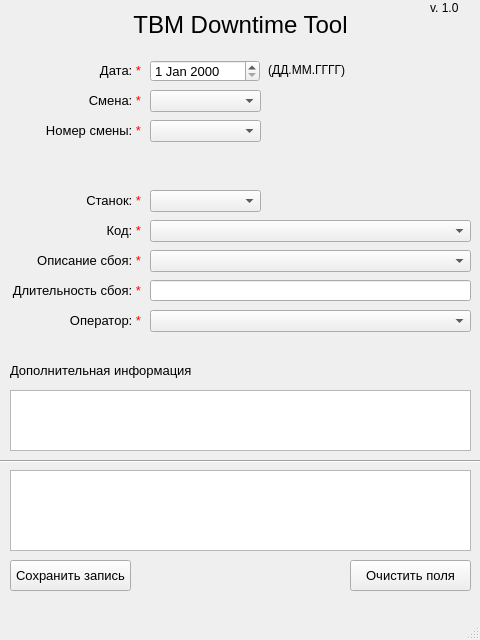
<?xml version="1.0" encoding="UTF-8"?>
<ui version="4.0">
 <class>MainWindow</class>
 <widget class="QMainWindow" name="MainWindow">
  <property name="windowModality">
   <enum>Qt::WindowModal</enum>
  </property>
  <property name="geometry">
   <rect>
    <x>0</x>
    <y>0</y>
    <width>480</width>
    <height>640</height>
   </rect>
  </property>
  <property name="minimumSize">
   <size>
    <width>480</width>
    <height>640</height>
   </size>
  </property>
  <property name="maximumSize">
   <size>
    <width>480</width>
    <height>640</height>
   </size>
  </property>
  <property name="windowTitle">
   <string>TBM Downtime Form</string>
  </property>
  <widget class="QWidget" name="centralwidget">
   <widget class="QLabel" name="label_shift_number">
    <property name="geometry">
     <rect>
      <x>40</x>
      <y>120</y>
      <width>101</width>
      <height>21</height>
     </rect>
    </property>
    <property name="text">
     <string>&lt;html&gt;&lt;head/&gt;&lt;body&gt;&lt;p align=&quot;right&quot;&gt;&lt;span style=&quot; font-size:10pt;&quot;&gt;Номер смены: &lt;/span&gt;&lt;span style=&quot; font-size:10pt; color:#ff0000;&quot;&gt;*&lt;/span&gt;&lt;/p&gt;&lt;/body&gt;&lt;/html&gt;</string>
    </property>
   </widget>
   <widget class="QComboBox" name="comboBox_TBM_number">
    <property name="geometry">
     <rect>
      <x>150</x>
      <y>190</y>
      <width>111</width>
      <height>22</height>
     </rect>
    </property>
   </widget>
   <widget class="QLabel" name="label_fault_description">
    <property name="geometry">
     <rect>
      <x>20</x>
      <y>250</y>
      <width>121</width>
      <height>21</height>
     </rect>
    </property>
    <property name="text">
     <string>&lt;html&gt;&lt;head/&gt;&lt;body&gt;&lt;p align=&quot;right&quot;&gt;&lt;span style=&quot; font-size:10pt;&quot;&gt;Описание сбоя: &lt;/span&gt;&lt;span style=&quot; font-size:10pt; color:#ff0000;&quot;&gt;*&lt;/span&gt;&lt;/p&gt;&lt;/body&gt;&lt;/html&gt;</string>
    </property>
   </widget>
   <widget class="QLabel" name="label_date">
    <property name="geometry">
     <rect>
      <x>40</x>
      <y>60</y>
      <width>101</width>
      <height>21</height>
     </rect>
    </property>
    <property name="text">
     <string>&lt;html&gt;&lt;head/&gt;&lt;body&gt;&lt;p align=&quot;right&quot;&gt;&lt;span style=&quot; font-size:10pt;&quot;&gt;Дата: &lt;/span&gt;&lt;span style=&quot; font-size:10pt; color:#ff0000;&quot;&gt;*&lt;/span&gt;&lt;/p&gt;&lt;/body&gt;&lt;/html&gt;</string>
    </property>
   </widget>
   <widget class="QDateEdit" name="dateEdit_Date">
    <property name="geometry">
     <rect>
      <x>150</x>
      <y>60</y>
      <width>110</width>
      <height>22</height>
     </rect>
    </property>
    <property name="font">
     <font>
      <pointsize>10</pointsize>
     </font>
    </property>
   </widget>
   <widget class="QComboBox" name="comboBox_Shift">
    <property name="geometry">
     <rect>
      <x>150</x>
      <y>90</y>
      <width>111</width>
      <height>22</height>
     </rect>
    </property>
   </widget>
   <widget class="QLabel" name="label_delay">
    <property name="geometry">
     <rect>
      <x>10</x>
      <y>280</y>
      <width>131</width>
      <height>21</height>
     </rect>
    </property>
    <property name="text">
     <string>&lt;html&gt;&lt;head/&gt;&lt;body&gt;&lt;p align=&quot;right&quot;&gt;&lt;span style=&quot; font-size:10pt;&quot;&gt;Длительность сбоя: &lt;/span&gt;&lt;span style=&quot; font-size:10pt; color:#ff0000;&quot;&gt;*&lt;/span&gt;&lt;/p&gt;&lt;/body&gt;&lt;/html&gt;</string>
    </property>
   </widget>
   <widget class="QComboBox" name="comboBox_Fault_Description">
    <property name="geometry">
     <rect>
      <x>150</x>
      <y>250</y>
      <width>321</width>
      <height>22</height>
     </rect>
    </property>
   </widget>
   <widget class="QComboBox" name="comboBox_Shift_Number">
    <property name="geometry">
     <rect>
      <x>150</x>
      <y>120</y>
      <width>111</width>
      <height>22</height>
     </rect>
    </property>
   </widget>
   <widget class="QLabel" name="label_TBM_number">
    <property name="geometry">
     <rect>
      <x>40</x>
      <y>190</y>
      <width>101</width>
      <height>21</height>
     </rect>
    </property>
    <property name="text">
     <string>&lt;html&gt;&lt;head/&gt;&lt;body&gt;&lt;p align=&quot;right&quot;&gt;&lt;span style=&quot; font-size:10pt;&quot;&gt;Станок: &lt;/span&gt;&lt;span style=&quot; font-size:10pt; color:#ff0000;&quot;&gt;*&lt;/span&gt;&lt;/p&gt;&lt;/body&gt;&lt;/html&gt;</string>
    </property>
   </widget>
   <widget class="QComboBox" name="comboBox_Fault_Code">
    <property name="geometry">
     <rect>
      <x>150</x>
      <y>220</y>
      <width>321</width>
      <height>22</height>
     </rect>
    </property>
   </widget>
   <widget class="QComboBox" name="comboBox_Operator">
    <property name="geometry">
     <rect>
      <x>150</x>
      <y>310</y>
      <width>321</width>
      <height>22</height>
     </rect>
    </property>
   </widget>
   <widget class="QPlainTextEdit" name="plainTextEdit_Additional_Info">
    <property name="geometry">
     <rect>
      <x>10</x>
      <y>390</y>
      <width>461</width>
      <height>61</height>
     </rect>
    </property>
   </widget>
   <widget class="QPushButton" name="pushButton_Save">
    <property name="geometry">
     <rect>
      <x>10</x>
      <y>560</y>
      <width>121</width>
      <height>31</height>
     </rect>
    </property>
    <property name="font">
     <font>
      <pointsize>10</pointsize>
     </font>
    </property>
    <property name="text">
     <string>Сохранить запись</string>
    </property>
   </widget>
   <widget class="QLabel" name="label_fault_code">
    <property name="geometry">
     <rect>
      <x>40</x>
      <y>220</y>
      <width>101</width>
      <height>21</height>
     </rect>
    </property>
    <property name="text">
     <string>&lt;html&gt;&lt;head/&gt;&lt;body&gt;&lt;p align=&quot;right&quot;&gt;&lt;span style=&quot; font-size:10pt;&quot;&gt;Код: &lt;/span&gt;&lt;span style=&quot; font-size:10pt; color:#ff0000;&quot;&gt;*&lt;/span&gt;&lt;/p&gt;&lt;/body&gt;&lt;/html&gt;</string>
    </property>
   </widget>
   <widget class="QLabel" name="label_operator">
    <property name="geometry">
     <rect>
      <x>40</x>
      <y>310</y>
      <width>101</width>
      <height>21</height>
     </rect>
    </property>
    <property name="text">
     <string>&lt;html&gt;&lt;head/&gt;&lt;body&gt;&lt;p align=&quot;right&quot;&gt;&lt;span style=&quot; font-size:10pt;&quot;&gt;Оператор: &lt;/span&gt;&lt;span style=&quot; font-size:10pt; color:#ff0000;&quot;&gt;*&lt;/span&gt;&lt;/p&gt;&lt;/body&gt;&lt;/html&gt;</string>
    </property>
   </widget>
   <widget class="QPushButton" name="pushButton_Clean">
    <property name="geometry">
     <rect>
      <x>350</x>
      <y>560</y>
      <width>121</width>
      <height>31</height>
     </rect>
    </property>
    <property name="font">
     <font>
      <pointsize>10</pointsize>
     </font>
    </property>
    <property name="text">
     <string>Очистить поля</string>
    </property>
   </widget>
   <widget class="QLabel" name="label_additional_info">
    <property name="geometry">
     <rect>
      <x>10</x>
      <y>360</y>
      <width>181</width>
      <height>21</height>
     </rect>
    </property>
    <property name="text">
     <string>&lt;html&gt;&lt;head/&gt;&lt;body&gt;&lt;p align=&quot;right&quot;&gt;&lt;span style=&quot; font-size:10pt;&quot;&gt;Дополнительная информация:&lt;/span&gt;&lt;/p&gt;&lt;/body&gt;&lt;/html&gt;</string>
    </property>
   </widget>
   <widget class="QLabel" name="label_shift">
    <property name="geometry">
     <rect>
      <x>40</x>
      <y>90</y>
      <width>101</width>
      <height>21</height>
     </rect>
    </property>
    <property name="text">
     <string>&lt;html&gt;&lt;head/&gt;&lt;body&gt;&lt;p align=&quot;right&quot;&gt;&lt;span style=&quot; font-size:10pt;&quot;&gt;Смена: &lt;/span&gt;&lt;span style=&quot; font-size:10pt; color:#ff0000;&quot;&gt;*&lt;/span&gt;&lt;/p&gt;&lt;/body&gt;&lt;/html&gt;</string>
    </property>
   </widget>
   <widget class="QLabel" name="label">
    <property name="geometry">
     <rect>
      <x>10</x>
      <y>10</y>
      <width>461</width>
      <height>31</height>
     </rect>
    </property>
    <property name="text">
     <string>&lt;html&gt;&lt;head/&gt;&lt;body&gt;&lt;p align=&quot;center&quot;&gt;&lt;span style=&quot; font-size:18pt;&quot;&gt;TBM Downtime Tool&lt;/span&gt;&lt;/p&gt;&lt;/body&gt;&lt;/html&gt;</string>
    </property>
   </widget>
   <widget class="QLabel" name="label_date_2">
    <property name="geometry">
     <rect>
      <x>264</x>
      <y>60</y>
      <width>81</width>
      <height>21</height>
     </rect>
    </property>
    <property name="text">
     <string>&lt;html&gt;&lt;head/&gt;&lt;body&gt;&lt;p align=&quot;right&quot;&gt;(ДД.ММ.ГГГГ)&lt;/p&gt;&lt;/body&gt;&lt;/html&gt;</string>
    </property>
   </widget>
   <widget class="QLineEdit" name="lineEdit_Delay">
    <property name="geometry">
     <rect>
      <x>150</x>
      <y>280</y>
      <width>321</width>
      <height>21</height>
     </rect>
    </property>
   </widget>
   <widget class="QPlainTextEdit" name="plainTextEdit_Errors_Message">
    <property name="geometry">
     <rect>
      <x>10</x>
      <y>470</y>
      <width>461</width>
      <height>81</height>
     </rect>
    </property>
   </widget>
   <widget class="Line" name="line">
    <property name="geometry">
     <rect>
      <x>0</x>
      <y>453</y>
      <width>481</width>
      <height>16</height>
     </rect>
    </property>
    <property name="orientation">
     <enum>Qt::Horizontal</enum>
    </property>
   </widget>
   <widget class="QLabel" name="label_version">
    <property name="geometry">
     <rect>
      <x>430</x>
      <y>0</y>
      <width>51</width>
      <height>16</height>
     </rect>
    </property>
    <property name="text">
     <string>v. 1.0</string>
    </property>
   </widget>
  </widget>
  <widget class="QMenuBar" name="menubar">
   <property name="geometry">
    <rect>
     <x>0</x>
     <y>0</y>
     <width>480</width>
     <height>21</height>
    </rect>
   </property>
  </widget>
  <widget class="QStatusBar" name="statusbar"/>
 </widget>
 <resources/>
 <connections/>
</ui>
